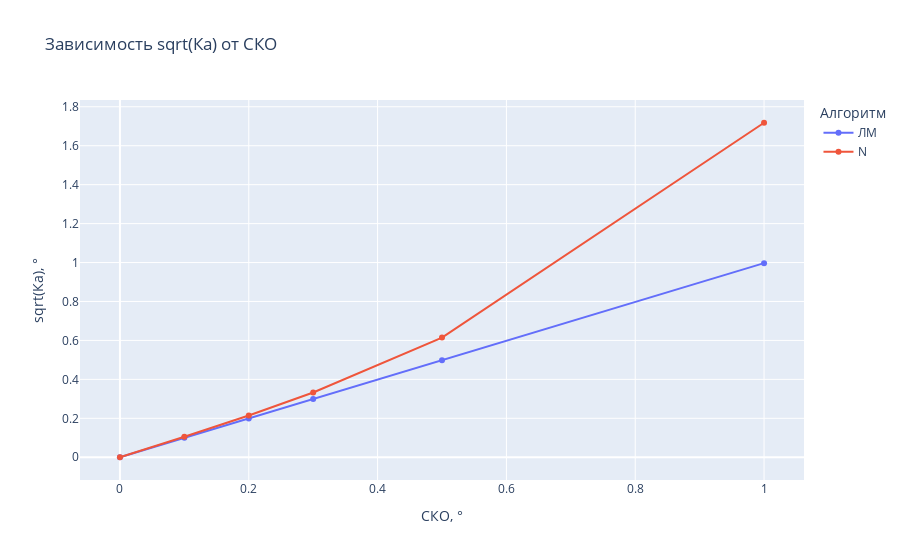

Here is the notebook cell this chart was saved with:
### Markdown cell above
Можно сделать вывод, что алгоритм зависит только от "геометрии" минимизируемой функции.

### Code cell
fig = go.Figure()
fig.add_trace(go.Scatter(x=result_df[result_df['Алгоритм'] == 'ЛМ']['СКО'], y=result_df[result_df['Алгоритм'] == 'ЛМ']['Ка'],
                    mode='lines+markers',
                    name='ЛМ'))
fig.add_trace(go.Scatter(x=result_df[result_df['Алгоритм'] == 'N']['СКО'], y=result_df[result_df['Алгоритм'] == 'N']['Ка'],
                    mode='lines+markers',
                    name='N'))
fig.update_layout(
    legend_title_text='Алгоритм',
    title='Зависимость sqrt(Ка) от СКО',
    xaxis_title="CКО, °",
    yaxis_title="sqrt(Ка), °",
)
fig.show()

### Figure 1 — Plotly figure (JSON) as saved in the notebook; plotly's stock layout.template omitted (floating-point values rounded to 4 significant figures)
{"data": [{"mode": "lines+markers", "name": "ЛМ", "type": "scatter", "x": [0, 0.1, 0.2, 0.3, 0.5, 1], "y": [6.13e-06, 0.09969, 0.1994, 0.2991, 0.4984, 0.9969]}, {"mode": "lines+markers", "name": "N", "type": "scatter", "x": [0, 0.1, 0.2, 0.3, 0.5, 1], "y": [3.121e-13, 0.1051, 0.2144, 0.3323, 0.6144, 1.718]}], "layout": {"legend": {"title": {"text": "Алгоритм"}}, "title": {"text": "Зависимость sqrt(Ка) от СКО"}, "xaxis": {"title": {"text": "CКО, °"}}, "yaxis": {"title": {"text": "sqrt(Ка), °"}}}}
